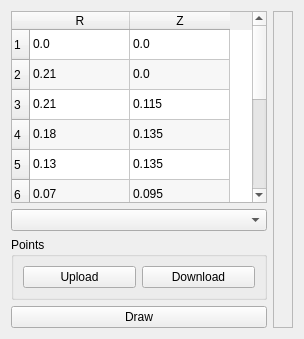
      <widget class="QWidget" name="geometry">
       <attribute name="title">
        <string>Geometry</string>
       </attribute>
       <layout class="QHBoxLayout" name="horizontalLayout_3">
        <item>
         <layout class="QVBoxLayout" name="verticalLayout_5">
          <item>
           <widget class="QTableWidget" name="gTable">
            <property name="sizePolicy">
             <sizepolicy hsizetype="Maximum" vsizetype="Expanding">
              <horstretch>0</horstretch>
              <verstretch>0</verstretch>
             </sizepolicy>
            </property>
            <property name="toolTip">
             <string>Geometry points</string>
            </property>
            <property name="dragEnabled">
             <bool>false</bool>
            </property>
            <property name="alternatingRowColors">
             <bool>true</bool>
            </property>
            <property name="selectionBehavior">
             <enum>QAbstractItemView::SelectRows</enum>
            </property>
            <property name="rowCount">
             <number>11</number>
            </property>
            <property name="columnCount">
             <number>2</number>
            </property>
            <row/>
            <row/>
            <row/>
            <row/>
            <row/>
            <row/>
            <row/>
            <row/>
            <row/>
            <row/>
            <row/>
            <column>
             <property name="text">
              <string notr="true">R</string>
             </property>
            </column>
            <column>
             <property name="text">
              <string notr="true">Z</string>
             </property>
            </column>
            <item row="0" column="0">
             <property name="text">
              <string>0.0</string>
             </property>
            </item>
            <item row="0" column="1">
             <property name="text">
              <string>0.0</string>
             </property>
            </item>
            <item row="1" column="0">
             <property name="text">
              <string>0.21</string>
             </property>
            </item>
            <item row="1" column="1">
             <property name="text">
              <string>0.0</string>
             </property>
            </item>
            <item row="2" column="0">
             <property name="text">
              <string>0.21</string>
             </property>
            </item>
            <item row="2" column="1">
             <property name="text">
              <string>0.115</string>
             </property>
            </item>
            <item row="3" column="0">
             <property name="text">
              <string>0.18</string>
             </property>
            </item>
            <item row="3" column="1">
             <property name="text">
              <string>0.135</string>
             </property>
            </item>
            <item row="4" column="0">
             <property name="text">
              <string>0.13</string>
             </property>
            </item>
            <item row="4" column="1">
             <property name="text">
              <string>0.135</string>
             </property>
            </item>
            <item row="5" column="0">
             <property name="text">
              <string>0.07</string>
             </property>
            </item>
            <item row="5" column="1">
             <property name="text">
              <string>0.095</string>
             </property>
            </item>
            <item row="6" column="0">
             <property name="text">
              <string>-1.0</string>
             </property>
            </item>
            <item row="6" column="1">
             <property name="text">
              <string>0.009</string>
             </property>
            </item>
            <item row="7" column="0">
             <property name="text">
              <string>0.06</string>
             </property>
            </item>
            <item row="7" column="1">
             <property name="text">
              <string>0.097</string>
             </property>
            </item>
            <item row="8" column="0">
             <property name="text">
              <string>0.06</string>
             </property>
            </item>
            <item row="8" column="1">
             <property name="text">
              <string>1</string>
             </property>
            </item>
            <item row="9" column="0">
             <property name="text">
              <string>0.0</string>
             </property>
            </item>
            <item row="9" column="1">
             <property name="text">
              <string>1</string>
             </property>
            </item>
            <item row="10" column="0">
             <property name="text">
              <string>0.0</string>
             </property>
            </item>
            <item row="10" column="1">
             <property name="text">
              <string>0.0</string>
             </property>
            </item>
           </widget>
          </item>
          <item>
           <widget class="QComboBox" name="gStyle">
            <property name="currentText">
             <string/>
            </property>
           </widget>
          </item>
          <item>
           <widget class="QGroupBox" name="groupBox_2">
            <property name="title">
             <string>Points</string>
            </property>
            <layout class="QHBoxLayout" name="horizontalLayout_10">
             <item>
              <widget class="QPushButton" name="gUploadButton">
               <property name="enabled">
                <bool>true</bool>
               </property>
               <property name="toolTip">
                <string>Upload geometry points</string>
               </property>
               <property name="statusTip">
                <string>Upload geometry points</string>
               </property>
               <property name="text">
                <string>Upload</string>
               </property>
              </widget>
             </item>
             <item>
              <widget class="QPushButton" name="gDownloadButton">
               <property name="enabled">
                <bool>true</bool>
               </property>
               <property name="toolTip">
                <string>Download geometry points</string>
               </property>
               <property name="statusTip">
                <string>Download geometry points</string>
               </property>
               <property name="text">
                <string>Download</string>
               </property>
              </widget>
             </item>
            </layout>
           </widget>
          </item>
          <item>
           <widget class="QPushButton" name="gDrawButton">
            <property name="toolTip">
             <string>Draw geometry</string>
            </property>
            <property name="statusTip">
             <string>Draw geometry (Ctrl+C)</string>
            </property>
            <property name="text">
             <string>Draw</string>
            </property>
           </widget>
          </item>
         </layout>
        </item>
        <item>
         <widget class="QFrame" name="gFrame">
          <property name="sizePolicy">
           <sizepolicy hsizetype="Expanding" vsizetype="Expanding">
            <horstretch>0</horstretch>
            <verstretch>0</verstretch>
           </sizepolicy>
          </property>
          <property name="frameShape">
           <enum>QFrame::StyledPanel</enum>
          </property>
          <property name="frameShadow">
           <enum>QFrame::Raised</enum>
          </property>
          <layout class="QVBoxLayout" name="verticalLayout_4"/>
         </widget>
        </item>
       </layout>
      </widget>
